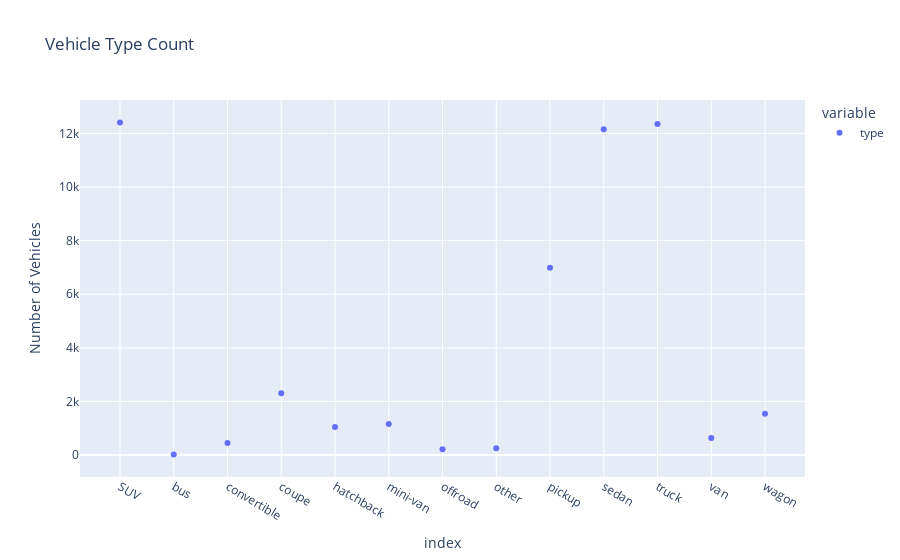

The notebook cell this image was saved under:
### Code cell
car_type_count = car_data.groupby('type')['type'].count()
car_type_count_scatter = px.scatter(car_type_count,
                                      labels={
                                        'value': 'Number of Vehicles',
                                        'type': 'Vehicle Type'},
                                      title='Vehicle Type Count')
car_type_count_scatter.show()

### Figure 1 — Plotly figure (JSON) as saved in the notebook; plotly's stock layout.template omitted (floating-point values rounded to 4 significant figures)
{"data": [{"hovertemplate": "variable=type<br>index=%{x}<br>Number of Vehicles=%{y}<extra></extra>", "legendgroup": "type", "marker": {"color": "#636efa", "symbol": "circle"}, "mode": "markers", "name": "type", "orientation": "v", "showlegend": true, "type": "scatter", "x": ["SUV", "bus", "convertible", "coupe", "hatchback", "mini-van", "offroad", "other", "pickup", "sedan", "truck", "van", "wagon"], "xaxis": "x", "y": [12405, 24, 446, 2303, 1047, 1161, 214, 256, 6988, 12154, 12353, 633, 1541], "yaxis": "y"}], "layout": {"legend": {"title": {"text": "variable"}, "tracegroupgap": 0}, "title": {"text": "Vehicle Type Count"}, "xaxis": {"anchor": "y", "domain": [0, 1], "title": {"text": "index"}}, "yaxis": {"anchor": "x", "domain": [0, 1], "title": {"text": "Number of Vehicles"}}}}
